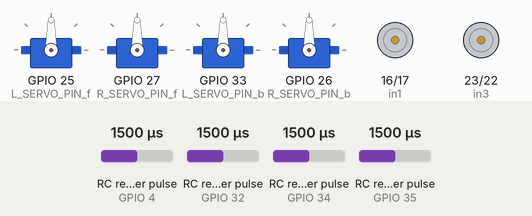
Recording of a sketch running on a simulated ESP32. Shown: 4 × servo, motor-driver pin pairs drawn as motors (green arrow = first pin HIGH = forward, orange = second pin HIGH = backward, longer = more drive). Wiring (inferred from the names in the program): 4 × RC receiver channel: data GPIO 4 / data GPIO 32 / data GPIO 34 / data GPIO 35. The inputs (shaded band) are chosen by the test bench; at power-on: RC receiver pulse (sensors on GPIO 4, GPIO 32, GPIO 34, GPIO 35) 1500 µs.

Above: at 1.2 s.
1.3 s: RC receiver pulse (sensor on GPIO 4) set to 1313 µs
2.8 s: RC receiver pulse (sensor on GPIO 4) set to 1282 µs
At 3.2 s:
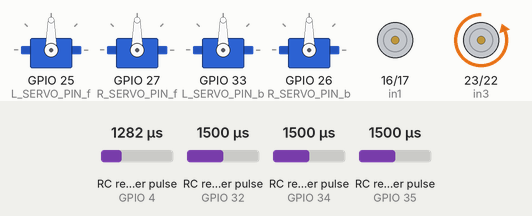
4.3 s: RC receiver pulse (sensor on GPIO 32) set to 1318 µs
5.8 s: RC receiver pulse (sensor on GPIO 32) set to 1289 µs
At 7.0 s:
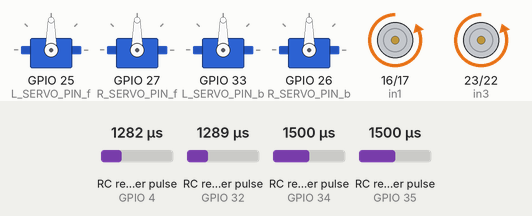
7.4 s: RC receiver pulse (sensor on GPIO 34) set to 1020 µs
At 8.2 s:
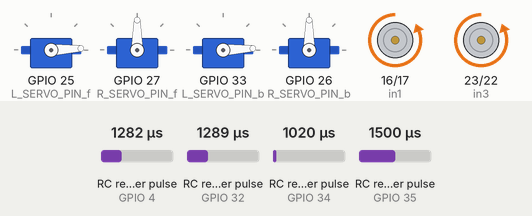
9.0 s: RC receiver pulse (sensor on GPIO 35) set to 1020 µs
At 9.4 s:
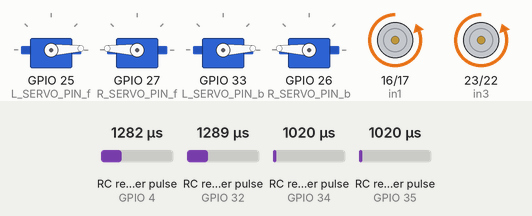
Timing chart, 0 to 11.6 s (numbered marks = the images above; inputs shaded):
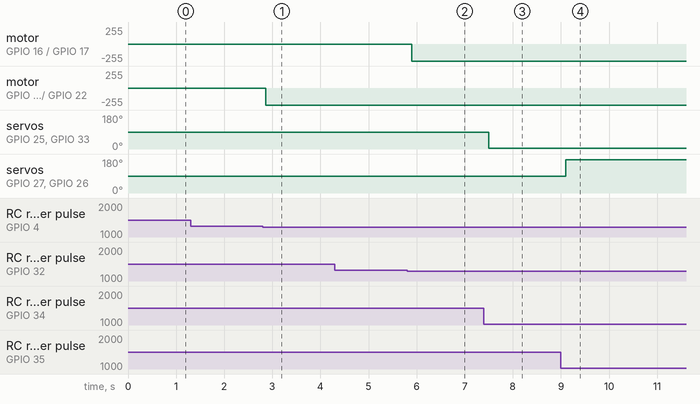

Measured:
- the behaviour switches between 1300 and 1299 µs on RC receiver pulse (sensor on GPIO 4) (found by bisection; images 0 and 1)
- the behaviour switches between 1300 and 1299 µs on RC receiver pulse (sensor on GPIO 32) (found by bisection; images 1 and 2)
- after the input at 1.3 s, every drawn part: stays the same
- after the input at 2.8 s, motor on GPIO 23 (in3) / GPIO 22 (in4): stopped → backward 255/255 after 0.06 s
- after the input at 4.3 s, every drawn part: stays the same
- after the input at 5.8 s, motor on GPIO 16 (in1) / GPIO 17 (in2): stopped → backward 255/255 after 0.10 s
- after the input at 7.4 s, servo on GPIO 25 (L_SERVO_PIN_f), servo on GPIO 33 (L_SERVO_PIN_b): 90° → 3° after 0.10 s
- after the input at 9.0 s, servo on GPIO 27 (R_SERVO_PIN_f), servo on GPIO 26 (R_SERVO_PIN_b): 90° → 177° after 0.10 s

The sketch:

LaMachineLaMachineLamachine.ino
```cpp
#include <ESP32Servo.h>

// --- PIN DEFINITIONS ---
// Receiver Inputs
#define CH1_PIN 32
#define CH2_PIN 35      // Right side control
#define CH4_PIN 34      // Left side control
#define CH9_PIN 4       // 3-State Switch for Continuous Servo

// Motor Driver (Actuator) Pins
#define in1 16
#define in2 17
#define in3 23
#define in4 22

// Drive Servo Pins
#define L_SERVO_PIN_f 25
#define L_SERVO_PIN_b 33
#define R_SERVO_PIN_f 27
#define R_SERVO_PIN_b 26


// --- OBJECTS & CONSTANTS ---
Servo leftServof, rightServof, leftServob, rightServob;


// Calibration for Continuous Servo
const int CONT_STOP  = 95;  // Adjusted to 91 to stop the rightward creep
const int CONT_LEFT  = 70;
const int CONT_RIGHT = 120;

float speedMultiplier = 1.0;

// --- FUNCTIONS ---
int applyDeadband(int value, int threshold = 10) {
  return (abs(value) < threshold) ? 0 : value;
}

void stopMotors() {
  leftServof.write(90);
  rightServof.write(90);
  leftServob.write(90);
  rightServob.write(90);
}

void setup() {
  Serial.begin(115200);

  // Receiver & Switch Pins
  pinMode(CH1_PIN, INPUT);
  pinMode(CH2_PIN, INPUT);
  pinMode(CH4_PIN, INPUT);
  pinMode(CH9_PIN, INPUT);


  // Actuator Pins
  pinMode(in1, OUTPUT);
  pinMode(in2, OUTPUT);
  pinMode(in3, OUTPUT);
  pinMode(in4, OUTPUT);

  // Timer Allocation for ESP32
  ESP32PWM::allocateTimer(0);
  ESP32PWM::allocateTimer(1);
  ESP32PWM::allocateTimer(2);
  ESP32PWM::allocateTimer(3);

  // Attach Drive Servos
  leftServof.attach(L_SERVO_PIN_f, 1000, 2000);
  rightServof.attach(R_SERVO_PIN_f, 1000, 2000);
  leftServob.attach(L_SERVO_PIN_b, 1000, 2000);
  rightServob.attach(R_SERVO_PIN_b, 1000, 2000);

  // Attach Continuous Servo


  stopMotors();

}

void loop() {
  // 1. READ RC SIGNALS
  int ch1 = pulseIn(CH1_PIN, HIGH, 25000);
  int ch2 = pulseIn(CH2_PIN, HIGH, 25000);  // Right side control
  int ch4 = pulseIn(CH4_PIN, HIGH, 25000);  // Left side control
  int ch9 = pulseIn(CH9_PIN, HIGH, 25000);  // 3-state switch


  // Failsafe: Stop all if radio signal is lost
  if (ch2 < 500 || ch2 > 2500 || ch4 < 500 || ch4 > 2500) {
    stopMotors();

    return;
  }

  // 3. DRIVE SYSTEM (Independent Left/Right Control)
  // Map CH4 (Left stick) to left side servos
  int leftSpeed = map(ch4, 1000, 2000, -90, 90) * speedMultiplier;
  leftSpeed = applyDeadband(leftSpeed);
  leftSpeed = constrain(leftSpeed, -90, 90);

  // Map CH2 (Right stick) to right side servos
  int rightSpeed = map(ch2, 1000, 2000, -90, 90) * speedMultiplier;
  rightSpeed = applyDeadband(rightSpeed);
  rightSpeed = constrain(rightSpeed, -90, 90);

  // Apply to servos
  leftServof.write(90 + leftSpeed);
  leftServob.write(90 + leftSpeed);

  rightServof.write(90 - rightSpeed);
  rightServob.write(90 - rightSpeed);

  // 4. DC ACTUATOR (CH1)
  if (ch1 > 1700) {
    digitalWrite(in1, HIGH);
    digitalWrite(in2, LOW);
  } else if (ch1 < 1300 && ch1 > 500) {
    digitalWrite(in1, LOW);
    digitalWrite(in2, HIGH);
  } else {
    digitalWrite(in1, LOW);
    digitalWrite(in2, LOW);
  }

  // 5. DC ACTUATOR (CH9)
  if (ch9 > 1700 && ch9 < 2200) {
    digitalWrite(in3, HIGH);
    digitalWrite(in4, LOW);
  } else if (ch9 < 1300 && ch9 > 500) {
    digitalWrite(in3, LOW);
    digitalWrite(in4, HIGH);
  } else {
    digitalWrite(in3, LOW);
    digitalWrite(in4, LOW);
  }


  delay(20);  // 4. DC ACTUATOR (CH1)
  if (ch1 > 1700) {
    digitalWrite(in1, HIGH);
    digitalWrite(in2, LOW);
  } else if (ch1 < 1300 && ch1 > 500) {
    digitalWrite(in1, LOW);
    digitalWrite(in2, HIGH);
  } else {
    digitalWrite(in1, LOW);
    digitalWrite(in2, LOW);
  }

  // 5. DC ACTUATOR (CH9)
  if (ch9 > 1700 && ch9 < 2200) {
    digitalWrite(in3, HIGH);
    digitalWrite(in4, LOW);
  } else if (ch9 < 1300 && ch9 > 500) {
    digitalWrite(in3, LOW);
    digitalWrite(in4, HIGH);
  } else {
    digitalWrite(in3, LOW);
    digitalWrite(in4, LOW);
  }


  delay(20);
}
```
